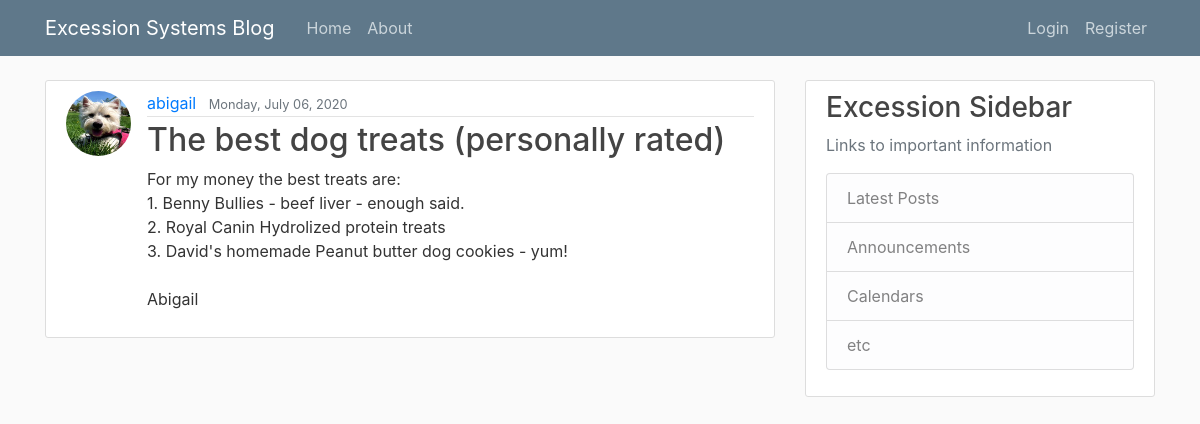
Page /post/13 on the committed database.
### blog/models.py (models this page shows, shortened)
class Post(models.Model):
    title = models.CharField(max_length=100)
    content = models.TextField()
    date_posted = models.DateTimeField(default=timezone.now)
    author = models.ForeignKey(User, on_delete=models.CASCADE)

### users/models.py (models this page shows, shortened)
class Profile(models.Model):
    user = models.OneToOneField(User, on_delete=models.CASCADE)
    image = models.ImageField(default='default.jpg', upload_to='profile_pics')

### blog/views.py (the view)
# urls.py: path('post/<int:pk>', PostDetailView.as_view(), name='Excession-post-detail'),
class PostDetailView(DetailView):
    model = Post

### blog/templates/blog/post_detail.html (shortened to what this page needs)
{% extends 'blog/base.html' %}
{% block content %}
    <article class="media content-section">
        <img class="rounded-circle article-img" src="{{ object.author.profile.image.url }}">
        <div class="media-body">
            <div class="article-metadata">
                <a class="mr-2" href="{% url 'Excession-user-posts' object.author.username %}">{{ object.author }}</a>
                <small class="text-muted">{{ object.date_posted|date:"l, F d, Y" }}</small>
            </div>
            <h2 class="article-title">{{ object.title }}</h2>
            <p class="article-content">{{ object.content }}</p>
        </div>
    </article>
{% endblock content %}

### blog/static/blog/main.css (style rules this page uses)
body { background: #fafafa; color: #333333; margin-top: 5rem; }
h1, h2, h3, h4, h5, h6 { color: #444444; }
.content-section { background: #ffffff; padding: 10px 20px; border: 1px solid #dddddd; border-radius: 3px; margin-bottom: 20px; }
.article-title { color: #444444; }
.article-content { white-space: pre-line; }
.article-img { height: 65px; width: 65px; margin-right: 16px; }
.article-metadata { padding-bottom: 1px; margin-bottom: 4px; border-bottom: 1px solid #e3e3e3 }

### rows in the picture
Post: author.profile.image (picture), author "abigail", date_posted "Monday, July 06, 2020", title "The best dog treats (personally rated)", content "For my money the best treats are: 1. Benny Bullies - beef liver - enough said. 2. Royal Canin Hydrolized protein treats 3. David's homemade Peanut butter dog cookies - yum! Abigail"
